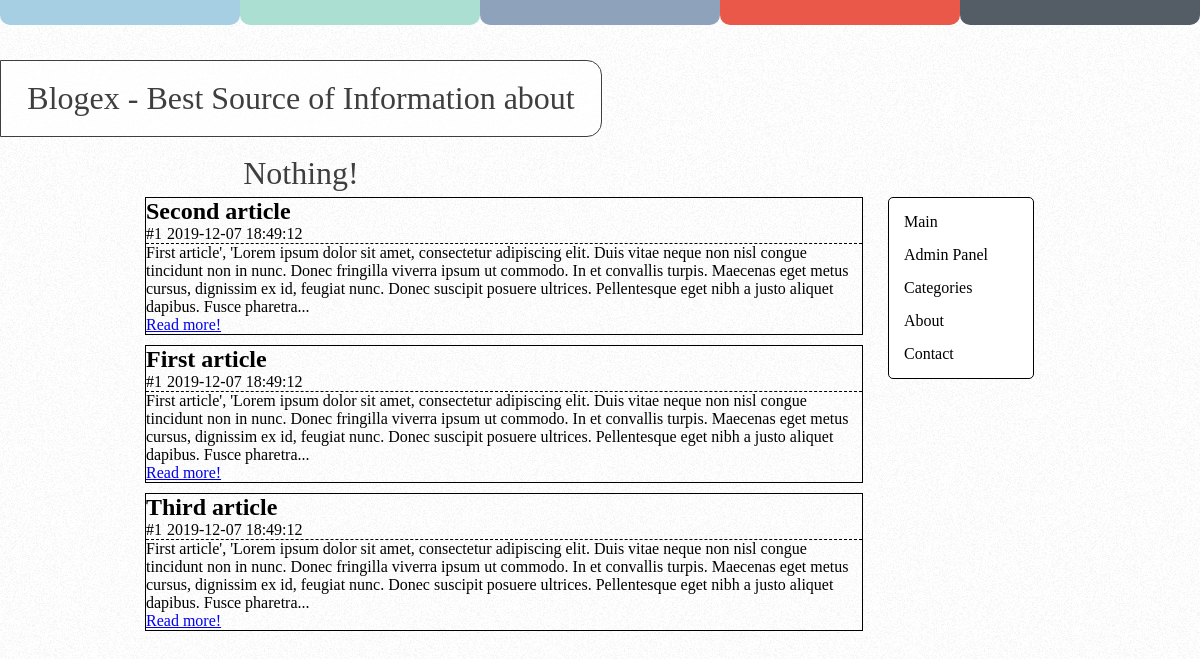
The page / on the database its author committed.
### tables this page shows
CREATE TABLE ARTICLES
(
    ID         int NOT NULL AUTO_INCREMENT,
    Title      varchar(255) CHARACTER SET 'utf8',
    Content    varchar(65534) CHARACTER SET 'utf8',
    Date       datetime DEFAULT CURRENT_TIMESTAMP,
    UserID     int,
    CategoryID int,

    PRIMARY KEY (ID)
);

### nyxie/classes/view.php (called while the page is built, shortened)
<?php
class View
{
	public $view_vars = array();
	function assign($name, $value)
	{
	    $this->view_vars = array_merge($this->view_vars, [$name => $value]);
	}
	function display($file)
	{
		extract($this->view_vars);
		include(VIEWSPATH . $file);
	}
}

### nyxie/apps/controllers/blogcontroller.php (called while the page is built, shortened)
<?php
class BlogController extends Nyxie
{
    function index()
    {
        $article_model = new ArticleModel();
        $articles = $article_model->get_all();
        for ($i = 0; $i < count($articles); $i++) {
            $articles[$i]["Content"] = substr($articles[$i]["Content"], 0, 350) . "...";
        }
        $view = new View();
        $menu_links = [
            array("label" => "Main", "href" => ""),
            array("label" => "Admin Panel", "href" => "/adminpanel"),
            array("label" => "Categories", "href" => ""),
            array("label" => "About", "href" => ""),
            array("label" => "Contact", "href" => ""),
        ];
        $view->assign("content_file", "articles-container.php");
        $view->assign("articles", $articles);
        $view->assign("menu_links", $menu_links);
        $view->display("blog/main.php");
    }
}

### nyxie/nyxie.php (called while the page is built, shortened)
<?php
class Nyxie
{
    private $default_method = "index";
    function start()
    {
        $method_name = null;
        $request_url = ltrim($_SERVER["REQUEST_URI"], "/");
        $path_info = !strlen($request_url) ? [] : explode("/", $request_url);
        switch (count($path_info)) {
            default:
                $method_name = $this->default_method;
                break;
        }
        try {
            $controller = new $controller_class_name();
            $controller->$method_name();
        } catch (Exception $e) {
            throw new RuntimeException("Running controller method failed");
        }
        return true;
    }
    static function __autoload($class_name)
    {
        $class_name = strtolower($class_name);
    }
}

### index.php (called while the page is built, shortened)
<?php
require_once(NYXIEPATH . 'nyxie.php');
$nyxie = new Nyxie;
$nyxie->register_controller("blog", "BlogController", true);
$nyxie->register_controller("adminpanel", "AdminPanelController");
$nyxie->register_controller("auth", "AuthController");
$nyxie->register_controller("articles", "ArticleController");
$nyxie->protect_controller("adminpanel");
$nyxie->start();

### nyxie/apps/models/articlemodel.php (called while the page is built, shortened)
<?php
class ArticleModel
{
    public function __construct()
    {
        $this->db = new Database();
        $this->db->connect("localhost", "root", "", "blogex");
    }
    public function get_all()
    {
        return $this->db->query("select * from articles");
    }
}
?>

### nyxie/classes/db_interfaces/mysql.php (called while the page is built, shortened)
<?php
class MySQL implements IDatabase
{
    protected $connection;
    public function connect($host, $user, $pass, $db_name)
    {
        $this->connection = new mysqli($host, $user, $pass, $db_name);
        $this->connection->autocommit(true);
    }
    function query($query)
    {
        $query_result = $this->connection->query($query);
        $return_result = null;
        if (is_bool($query_result)) {
            $return_result = $query_result;
        } else {
            $return_result = $query_result->fetch_all(MYSQLI_ASSOC);
        }
        return $return_result;
    }
}

### nyxie/classes/database.php (called while the page is built, shortened)
<?php
class Database
{
    private static $database_instance;
    static function set_type($interface)
    {
        Database::$database_instance = new $interface();
    }
    public function __call($name, $arguments)
    {
        return call_user_func_array([Database::$database_instance, $name], $arguments);
    }
}

### nyxie/apps/views/blog/articles-container.php (the view)
<div id="articles-list">
    <?php
    foreach ($articles as $article) {
        echo '
                <div class="article">
                    <div class="article-title">' . $article["Title"] . '</div>
                        <div class="article-description">
                            <div class="article-category">#' . $article["CategoryID"] . '</div>
                            <div class="article-date">' . $article["Date"] . '</div>
                        </div>
                    <div class="article-brief">' . $article["Content"] . '</div>
                    <a href="/articles/?id=' . $article["ID"] . '">Read more!</a>
                </div>
                ';
    }
    ?>
</div>

### nyxie/apps/views/blog/main.php (shortened to what this page needs)
<html lang="en">
<head>
    <link rel="stylesheet" href="/nyxie/apps/views/blog/styles/main.css">
</head>
<body>
<div id="color-blocks">
    <div id="color-block-1" class="color-block"></div>
    <div id="color-block-2" class="color-block"></div>
    <div id="color-block-3" class="color-block"></div>
    <div id="color-block-4" class="color-block"></div>
    <div id="color-block-5" class="color-block"></div>
</div>
<div id="header">
    Blogex - Best Source of Information about Nothing!
</div>
<div id="main-container">
    <div id="content">
        <?php include($content_file); ?>
    </div>
    <div id="menu">
        <ul id="menu-list">
            <?php
            foreach ($menu_links as $menu_link) {
                echo "<li><a href='" . $menu_link["href"] . "'>" . $menu_link["label"] . "</a></li>";
            }
            ?>
        </ul>
    </div>
</div>
</body>
</html>

### nyxie/apps/views/blog/styles/main.css (style rules this page uses)
* { margin: 0; padding: 0; }
body { background-image: url("/nyxie/apps/views/blog/assets/images/background.png"); }
#color-blocks { width: 100%; height: 25px; }
.color-block { float: left; width: 20%; height: inherit; border-bottom-left-radius: 10px; border-bottom-right-radius: 10px; }
#color-block-1 { background-color: #A7CFE3; }
#color-block-2 { background-color: #ABDFD2; }
#color-block-3 { background-color: #8EA3BB; }
#color-block-4 { background-color: #EA5849; }
#color-block-5 { background-color: #545D66; }
#header { width: 50%; height: 75px; line-height: 75px; font-size: 2rem; margin-top: 35px; margin-bottom: 35px; border-top-right-radius: 15px; border-bottom-right-radius: 15px; border: 1px #000000 solid; background-color: #FFFFFF; opacity: 75%; text-align: center; vertical-align: middle; }
#main-container { width: 80%; height: 500px; margin: auto; }
#content { width: 80%; float: left; }
#menu { width: 15%; background-color: #FFFFFF; border: 1px #000000 solid; border-radius: 5px; float: left; margin-top: 25px; }
#menu-list { list-style-type: none; }
#menu-list li { margin: 15px; }
#menu-list a { color: black; text-decoration: none; }
#articles-list { margin: 25px; }
.article { border: 1px black solid; margin-bottom: 10px; }
.article-title { font-size: 1.5rem; font-weight: bold; }
.article-description { border-bottom: 1px #000000 dashed; }
.article-category { float: left; margin-right: 5px; }

### rows shown on the page
articles: Title "Second article", CategoryID "1", Date "2019-12-07 18:49:12", Content "First article', 'Lorem ipsum dolor sit amet, consectetur adipiscing elit. Duis vitae neque non nisl congue tincidunt non in nunc. Donec fringilla viverra ipsum ut commodo. In et convallis turpis. Maecenas eget metus cursus, dignissim ex id, feugiat nunc. Donec suscipit posuere ultrices. Pellentesque eget nibh a justo aliquet dapibus. Fusce pharetra..."
articles: Title "First article", CategoryID "1", Date "2019-12-07 18:49:12", Content "First article', 'Lorem ipsum dolor sit amet, consectetur adipiscing elit. Duis vitae neque non nisl congue tincidunt non in nunc. Donec fringilla viverra ipsum ut commodo. In et convallis turpis. Maecenas eget metus cursus, dignissim ex id, feugiat nunc. Donec suscipit posuere ultrices. Pellentesque eget nibh a justo aliquet dapibus. Fusce pharetra..."
articles: Title "Third article", CategoryID "1", Date "2019-12-07 18:49:12", Content "First article', 'Lorem ipsum dolor sit amet, consectetur adipiscing elit. Duis vitae neque non nisl congue tincidunt non in nunc. Donec fringilla viverra ipsum ut commodo. In et convallis turpis. Maecenas eget metus cursus, dignissim ex id, feugiat nunc. Donec suscipit posuere ultrices. Pellentesque eget nibh a justo aliquet dapibus. Fusce pharetra..."

### other values the page prints
$menu_link["label"] "Main"
$menu_link["label"] "Admin Panel"
$menu_link["label"] "Categories"
$menu_link["label"] "About"
$menu_link["label"] "Contact"
